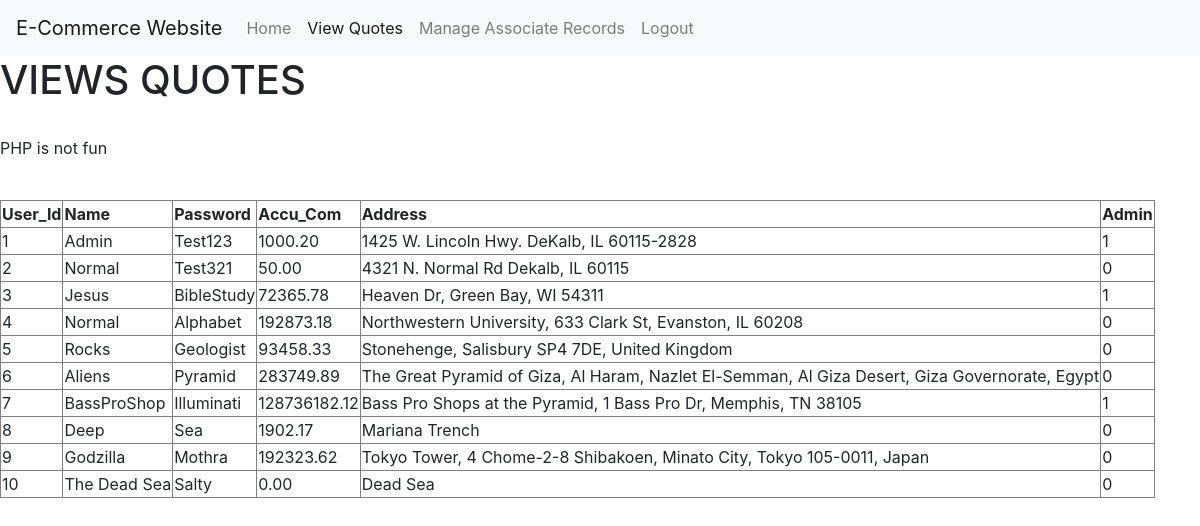
The app's page /views.php (signed in) with its own data.
### tables this page shows
create table Associate(
    User_Id  INT             NOT NULL PRIMARY KEY AUTO_INCREMENT,
    Name     CHAR(50)        NOT NULL,
    Password VARCHAR(50)     NOT NULL,
    Accu_Com DECIMAL(15,2)   NOT NULL,
    Address  VARCHAR(100)    NOT NULL,
    Admin    BOOLEAN         NOT NULL
);

### functions.php (the view, shortened to what this page needs)
<?php
function draw_table($rows)
{
	echo "<table border=1 cellspacing=1>";
	echo "<tr>";
	foreach($rows[0] as $key => $item)
	{
		echo "<th>$key</th>";
	}
	echo "</tr>";
		foreach($rows as $row)
		{
			echo "<tr>";
			foreach($row as $key => $item)
			{
				echo "<td>$item</td>";
			}
			echo "</tr>";
		}
}
?>

### views.php (shortened to what this page needs)
<?php
    include("functions.php");
    include("secrets.php");
?>
<!DOCTYPE html>
<html>
<head>
<link rel="stylesheet" href="https://stackpath.bootstrapcdn.com/bootstrap/4.3.1/css/bootstrap.min.css">
</head>
<body>
    <nav class="navbar navbar-expand-lg navbar-light bg-light">
    <a class="navbar-brand" href="#">E-Commerce Website</a>
    <div class="collapse navbar-collapse" id="navbarNav">
        <ul class="navbar-nav">
        <li class="nav-item ">
            <a class="nav-link" href="home.php">Home <span class="sr-only">(current)</span></a>
        </li>
        <li class="nav-item active">
            <a class="nav-link" href="views.php">View Quotes</a>
        </li>
        <li class="nav-item">
            <a class="nav-link" href="manage.php">Manage Associate Records</a>
        </li>
        <li class="nav-item">
            <a class="nav-link" href="logout.php">Logout</a>
        </li>
        </ul>
    </div>
    </nav>
    <h1>VIEWS QUOTES</h1>
    <br>
    <?php
        echo'<p>PHP is not fun</p>';
        $sql = ("SELECT * FROM Associate;");
        $associate = $pdo->query($sql);
        $rows = $associate->fetchAll(PDO::FETCH_ASSOC);
        draw_table($rows);
     ?>
</body>
</html>

### records on screen
associate: User_Id "1", Name "Admin", Password "Test123", Accu_Com "1000.20", Address "1425 W. Lincoln Hwy. DeKalb, IL 60115-2828", Admin "1"
associate: User_Id "2", Name "Normal", Password "Test321", Accu_Com "50.00", Address "4321 N. Normal Rd Dekalb, IL 60115", Admin "0"
associate: User_Id "3", Name "Jesus", Password "BibleStudy", Accu_Com "72365.78", Address "Heaven Dr, Green Bay, WI 54311", Admin "1"
associate: User_Id "4", Name "Normal", Password "Alphabet", Accu_Com "192873.18", Address "Northwestern University, 633 Clark St, Evanston, IL 60208", Admin "0"
associate: User_Id "5", Name "Rocks", Password "Geologist", Accu_Com "93458.33", Address "Stonehenge, Salisbury SP4 7DE, United Kingdom", Admin "0"
associate: User_Id "6", Name "Aliens", Password "Pyramid", Accu_Com "283749.89", Address "The Great Pyramid of Giza, Al Haram, Nazlet El-Semman, Al Giza Desert, Giza Governorate, Egypt", Admin "0"
associate: User_Id "7", Name "BassProShop", Password "Illuminati", Accu_Com "128736182.12", Address "Bass Pro Shops at the Pyramid, 1 Bass Pro Dr, Memphis, TN 38105", Admin "1"
associate: User_Id "8", Name "Deep", Password "Sea", Accu_Com "1902.17", Address "Mariana Trench", Admin "0"
associate: User_Id "9", Name "Godzilla", Password "Mothra", Accu_Com "192323.62", Address "Tokyo Tower, 4 Chome-2-8 Shibakoen, Minato City, Tokyo 105-0011, Japan", Admin "0"
associate: User_Id "10", Name "The Dead Sea", Password "Salty", Accu_Com "0.00", Address "Dead Sea", Admin "0"

### other values on screen
$key "User_Id"
$key "Name"
$key "Password"
$key "Accu_Com"
$key "Address"
$key "Admin"
